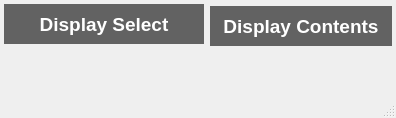
<ui version="4.0" >
 <class>MainWindow</class>
 <widget class="QMainWindow" name="MainWindow" >
  <property name="geometry" >
   <rect>
    <x>0</x>
    <y>0</y>
    <width>396</width>
    <height>118</height>
   </rect>
  </property>
  <property name="windowTitle" >
   <string>MainWindow</string>
  </property>
  <widget class="QWidget" name="centralwidget" >
   <layout class="QHBoxLayout" >
    <property name="spacing" >
     <number>6</number>
    </property>
    <property name="leftMargin" >
     <number>4</number>
    </property>
    <property name="topMargin" >
     <number>4</number>
    </property>
    <property name="rightMargin" >
     <number>4</number>
    </property>
    <property name="bottomMargin" >
     <number>4</number>
    </property>
    <item>
     <layout class="QVBoxLayout" >
      <item>
       <widget class="QLabel" name="label_6" >
        <property name="maximumSize" >
         <size>
          <width>16777215</width>
          <height>40</height>
         </size>
        </property>
        <property name="palette" >
         <palette>
          <active>
           <colorrole role="WindowText" >
            <brush brushstyle="SolidPattern" >
             <color alpha="255" >
              <red>255</red>
              <green>255</green>
              <blue>255</blue>
             </color>
            </brush>
           </colorrole>
           <colorrole role="Base" >
            <brush brushstyle="SolidPattern" >
             <color alpha="255" >
              <red>255</red>
              <green>255</green>
              <blue>255</blue>
             </color>
            </brush>
           </colorrole>
           <colorrole role="Window" >
            <brush brushstyle="SolidPattern" >
             <color alpha="150" >
              <red>0</red>
              <green>0</green>
              <blue>0</blue>
             </color>
            </brush>
           </colorrole>
          </active>
          <inactive>
           <colorrole role="WindowText" >
            <brush brushstyle="SolidPattern" >
             <color alpha="255" >
              <red>255</red>
              <green>255</green>
              <blue>255</blue>
             </color>
            </brush>
           </colorrole>
           <colorrole role="Base" >
            <brush brushstyle="SolidPattern" >
             <color alpha="255" >
              <red>255</red>
              <green>255</green>
              <blue>255</blue>
             </color>
            </brush>
           </colorrole>
           <colorrole role="Window" >
            <brush brushstyle="SolidPattern" >
             <color alpha="150" >
              <red>0</red>
              <green>0</green>
              <blue>0</blue>
             </color>
            </brush>
           </colorrole>
          </inactive>
          <disabled>
           <colorrole role="WindowText" >
            <brush brushstyle="SolidPattern" >
             <color alpha="255" >
              <red>115</red>
              <green>115</green>
              <blue>115</blue>
             </color>
            </brush>
           </colorrole>
           <colorrole role="Base" >
            <brush brushstyle="SolidPattern" >
             <color alpha="150" >
              <red>0</red>
              <green>0</green>
              <blue>0</blue>
             </color>
            </brush>
           </colorrole>
           <colorrole role="Window" >
            <brush brushstyle="SolidPattern" >
             <color alpha="150" >
              <red>0</red>
              <green>0</green>
              <blue>0</blue>
             </color>
            </brush>
           </colorrole>
          </disabled>
         </palette>
        </property>
        <property name="font" >
         <font>
          <pointsize>14</pointsize>
          <weight>75</weight>
          <bold>true</bold>
         </font>
        </property>
        <property name="autoFillBackground" >
         <bool>true</bool>
        </property>
        <property name="text" >
         <string>Display Select</string>
        </property>
        <property name="alignment" >
         <set>Qt::AlignCenter</set>
        </property>
        <property name="margin" >
         <number>10</number>
        </property>
       </widget>
      </item>
      <item>
       <widget class="CAMbboButton" name="ca01" >
        <property name="enabled" >
         <bool>true</bool>
        </property>
        <property name="minimumSize" >
         <size>
          <width>200</width>
          <height>40</height>
         </size>
        </property>
        <property name="maximumSize" >
         <size>
          <width>200</width>
          <height>40</height>
         </size>
        </property>
        <property name="palette" >
         <palette>
          <active>
           <colorrole role="ButtonText" >
            <brush brushstyle="SolidPattern" >
             <color alpha="255" >
              <red>40</red>
              <green>40</green>
              <blue>40</blue>
             </color>
            </brush>
           </colorrole>
          </active>
          <inactive>
           <colorrole role="ButtonText" >
            <brush brushstyle="SolidPattern" >
             <color alpha="255" >
              <red>40</red>
              <green>40</green>
              <blue>40</blue>
             </color>
            </brush>
           </colorrole>
          </inactive>
          <disabled>
           <colorrole role="ButtonText" >
            <brush brushstyle="SolidPattern" >
             <color alpha="255" >
              <red>115</red>
              <green>115</green>
              <blue>115</blue>
             </color>
            </brush>
           </colorrole>
          </disabled>
         </palette>
        </property>
        <property name="font" >
         <font>
          <pointsize>16</pointsize>
          <weight>75</weight>
          <bold>true</bold>
         </font>
        </property>
        <property name="align" stdset="0" >
         <enum>CAMbboButton::Horizontal</enum>
        </property>
        <property name="pvname" >
         <string>ICS_SHOTINFO_SELECT</string>
        </property>
        <property name="textlist" >
         <stringlist>
          <string>Off</string>
          <string>LCD1</string>
          <string>LCD2</string>
         </stringlist>
        </property>
        <property name="bitlist" >
         <stringlist>
          <string>0</string>
          <string>1</string>
          <string>2</string>
          <string>3</string>
          <string>4</string>
          <string>5</string>
          <string>6</string>
         </stringlist>
        </property>
        <property name="control" >
         <bool>true</bool>
        </property>
        <property name="selColor" >
         <color>
          <red>0</red>
          <green>255</green>
          <blue>0</blue>
         </color>
        </property>
       </widget>
      </item>
     </layout>
    </item>
    <item>
     <layout class="QVBoxLayout" >
      <item>
       <widget class="QLabel" name="label_7" >
        <property name="maximumSize" >
         <size>
          <width>16777215</width>
          <height>40</height>
         </size>
        </property>
        <property name="palette" >
         <palette>
          <active>
           <colorrole role="WindowText" >
            <brush brushstyle="SolidPattern" >
             <color alpha="255" >
              <red>255</red>
              <green>255</green>
              <blue>255</blue>
             </color>
            </brush>
           </colorrole>
           <colorrole role="Base" >
            <brush brushstyle="SolidPattern" >
             <color alpha="255" >
              <red>255</red>
              <green>255</green>
              <blue>255</blue>
             </color>
            </brush>
           </colorrole>
           <colorrole role="Window" >
            <brush brushstyle="SolidPattern" >
             <color alpha="150" >
              <red>0</red>
              <green>0</green>
              <blue>0</blue>
             </color>
            </brush>
           </colorrole>
          </active>
          <inactive>
           <colorrole role="WindowText" >
            <brush brushstyle="SolidPattern" >
             <color alpha="255" >
              <red>255</red>
              <green>255</green>
              <blue>255</blue>
             </color>
            </brush>
           </colorrole>
           <colorrole role="Base" >
            <brush brushstyle="SolidPattern" >
             <color alpha="255" >
              <red>255</red>
              <green>255</green>
              <blue>255</blue>
             </color>
            </brush>
           </colorrole>
           <colorrole role="Window" >
            <brush brushstyle="SolidPattern" >
             <color alpha="150" >
              <red>0</red>
              <green>0</green>
              <blue>0</blue>
             </color>
            </brush>
           </colorrole>
          </inactive>
          <disabled>
           <colorrole role="WindowText" >
            <brush brushstyle="SolidPattern" >
             <color alpha="255" >
              <red>115</red>
              <green>115</green>
              <blue>115</blue>
             </color>
            </brush>
           </colorrole>
           <colorrole role="Base" >
            <brush brushstyle="SolidPattern" >
             <color alpha="150" >
              <red>0</red>
              <green>0</green>
              <blue>0</blue>
             </color>
            </brush>
           </colorrole>
           <colorrole role="Window" >
            <brush brushstyle="SolidPattern" >
             <color alpha="150" >
              <red>0</red>
              <green>0</green>
              <blue>0</blue>
             </color>
            </brush>
           </colorrole>
          </disabled>
         </palette>
        </property>
        <property name="font" >
         <font>
          <pointsize>14</pointsize>
          <weight>75</weight>
          <bold>true</bold>
         </font>
        </property>
        <property name="autoFillBackground" >
         <bool>true</bool>
        </property>
        <property name="text" >
         <string>Display Contents</string>
        </property>
        <property name="alignment" >
         <set>Qt::AlignCenter</set>
        </property>
        <property name="margin" >
         <number>10</number>
        </property>
       </widget>
      </item>
      <item>
       <widget class="CALabel" name="ca02" >
        <property name="minimumSize" >
         <size>
          <width>0</width>
          <height>30</height>
         </size>
        </property>
        <property name="maximumSize" >
         <size>
          <width>16777215</width>
          <height>34</height>
         </size>
        </property>
        <property name="font" >
         <font>
          <pointsize>14</pointsize>
          <weight>75</weight>
          <bold>true</bold>
         </font>
        </property>
        <property name="autoFillBackground" >
         <bool>true</bool>
        </property>
        <property name="alignment" >
         <set>Qt::AlignCenter</set>
        </property>
        <property name="dmode" stdset="0" >
         <enum>CALabel::Choice</enum>
        </property>
        <property name="cmode" stdset="0" >
         <enum>CALabel::Alarm</enum>
        </property>
        <property name="dbrequest" stdset="0" >
         <enum>CALabel::DBRGDBL</enum>
        </property>
        <property name="messages" stdset="0" >
         <stringlist>
          <string>Time Show</string>
          <string>Ip Show</string>
         </stringlist>
        </property>
       </widget>
      </item>
     </layout>
    </item>
   </layout>
  </widget>
  <widget class="QStatusBar" name="statusbar" />
 </widget>
 <customwidgets>
  <customwidget>
   <class>CAMbboButton</class>
   <extends>QWidget</extends>
   <header>caMbbobutton.h</header>
  </customwidget>
  <customwidget>
   <class>CALabel</class>
   <extends>QLabel</extends>
   <header>caLabel.h</header>
  </customwidget>
 </customwidgets>
 <resources/>
 <connections/>
</ui>
